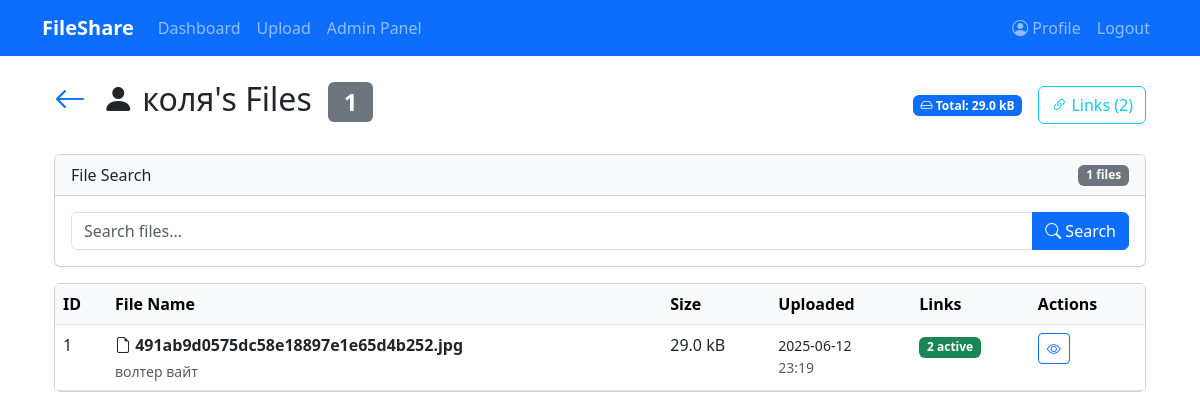
/admin/user/2/files (signed in), run on the app's committed database.
### project.py (models this page shows, shortened)
class User(UserMixin, db.Model):
    id = db.Column(db.Integer, primary_key=True)
    username = db.Column(db.String(80), unique=True, nullable=False)
    email = db.Column(db.String(120), unique=True, nullable=False)
    password_hash = db.Column(db.String(128), nullable=False)
    full_name = db.Column(db.String(120))
    avatar = db.Column(db.String(120))
    role = db.Column(db.String(20), default='user')  # 'admin', 'user'
    registered_on = db.Column(db.DateTime, default=datetime.utcnow)
    last_login = db.Column(db.DateTime)
    files = db.relationship('File', backref='owner', lazy=True)
    download_links = db.relationship('DownloadLink', backref='creator', lazy=True)

class File(db.Model):
    id = db.Column(db.Integer, primary_key=True)
    original_name = db.Column(db.String(255), nullable=False)
    storage_name = db.Column(db.String(36), nullable=False)  # UUID
    upload_date = db.Column(db.DateTime, default=datetime.utcnow)
    description = db.Column(db.Text)
    size = db.Column(db.Integer)
    md5_hash = db.Column(db.String(32))
    user_id = db.Column(db.Integer, db.ForeignKey('user.id'), nullable=False)
    download_links = db.relationship('DownloadLink', backref='file', lazy=True)

### project.py (the view)
@app.route('/admin/user/<int:user_id>/files')
@admin_required
def admin_user_files(user_id):
    user = User.query.get_or_404(user_id)
    search_query = request.args.get('q', '')
    query = File.query.filter_by(user_id=user.id)
    if search_query:
        query = query.filter(
            (File.original_name.ilike(f'%{search_query}%')) |
            (File.description.ilike(f'%{search_query}%'))
        )
    files = query.order_by(File.upload_date.desc()).all()
    total_size = sum(f.size for f in files) if files else 0
    return render_template(
        'user_files.html',
        user=user,
        files=files,
        total_size=total_size,
        search_query=search_query
    )

### project.py (called while the page is built, shortened)
@app.context_processor
def inject_datetime():
    return {'datetime': datetime}

def admin_required(f):
    @wraps(f)
    def decorated_function(*args, **kwargs):
        if not current_user.is_authenticated or current_user.role != 'admin':
            abort(403)
        return f(*args, **kwargs)
    return decorated_function

@login_manager.user_loader
def load_user(user_id):
    return User.query.get(int(user_id))

@app.before_request
def create_tables():
    db.create_all()

### templates/user_files.html (shortened to what this page needs)
{% extends "base.html" %}
{% block content %}
<div class="container">
    <div class="d-flex justify-content-between align-items-center mb-4">
        <h2>
            <a href="{{ url_for('admin_users') }}" class="text-decoration-none me-2">
                <i class="bi bi-arrow-left"></i>
            </a>
            <i class="bi bi-person-fill me-2"></i>{{ user.username }}'s Files
            <span class="badge bg-secondary ms-2">{{ files|length }}</span>
        </h2>
        <div class="d-flex align-items-center gap-3">
            <div class="badge bg-primary">
                <i class="bi bi-hdd"></i> Total: {{ total_size|filesizeformat }}
            </div>
            <a href="{{ url_for('admin_user_links', user_id=user.id) }}" class="btn btn-outline-info">
                <i class="bi bi-link-45deg"></i> Links ({{ user.download_links|length }})
            </a>
        </div>
    </div>
    <div class="card mb-3">
        <div class="card-header bg-light">
            <div class="d-flex justify-content-between align-items-center">
                <span>File Search</span>
                <span class="badge bg-secondary">{{ files|length }} files</span>
            </div>
        </div>
        <div class="card-body">
            <form method="GET" action="{{ url_for('admin_user_files', user_id=user.id) }}">
                <div class="input-group">
                    <input type="text" class="form-control" name="q" placeholder="Search files..." value="{{ search_query }}">
                    <button class="btn btn-primary" type="submit">
                        <i class="bi bi-search"></i> Search
                    </button>
                </div>
            </form>
        </div>
    </div>
    <div class="card">
        <div class="card-body p-0">
            {% if files %}
            <div class="table-responsive">
                <table class="table table-hover mb-0">
                    <thead class="table-light">
                        <tr>
                            <th>ID</th>
                            <th>File Name</th>
                            <th>Size</th>
                            <th>Uploaded</th>
                            <th>Links</th>
                            <th>Actions</th>
                        </tr>
                    </thead>
                    <tbody>
                        {% for file in files %}
                        <tr>
                            <td>{{ file.id }}</td>
                            <td>
                                <strong>
                                    <i class="bi bi-file-earmark"></i> {{ file.original_name }}
                                </strong>
                                {% if file.description %}
                                <div class="text-muted small mt-1">
                                    {{ file.description|truncate(60) }}
                                </div>
                                {% endif %}
                            </td>
                            <td>{{ file.size|filesizeformat }}</td>
                            <td>
                                <span class="small">{{ file.upload_date.strftime('%Y-%m-%d') }}</span>
                                <div class="text-muted small">{{ file.upload_date.strftime('%H:%M') }}</div>
                            </td>
                            <td>
                                {% if file.download_links %}
                                <span class="badge bg-success">{{ file.download_links|length }} active</span>
                                {% else %}
                                <span class="badge bg-secondary">0</span>
                                {% endif %}
                            </td>
                            <td>
                                <a href="{{ url_for('view_file', file_id=file.id) }}"
                                   class="btn btn-sm btn-outline-primary"
                                   title="View details">
                                    <i class="bi bi-eye"></i>
                                </a>
                            </td>
                        </tr>
                        {% endfor %}
                    </tbody>
                </table>
            </div>
            {% endif %}
        </div>
    </div>
</div>
{% endblock %}

### data on the page
User: username "коля"
File: id "1", original_name "491ab9d0575dc58e18897e1e65d4b252.jpg", description "волтер вайт", size|filesizeformat "29.0 kB", upload_date "2025-06-12", upload_date "23:19", download_links|length "2"

### other printed values
{{ files|length }} "1"
{{ total_size|filesizeformat }} "29.0 kB"
{{ user.download_links|length }} "2"
